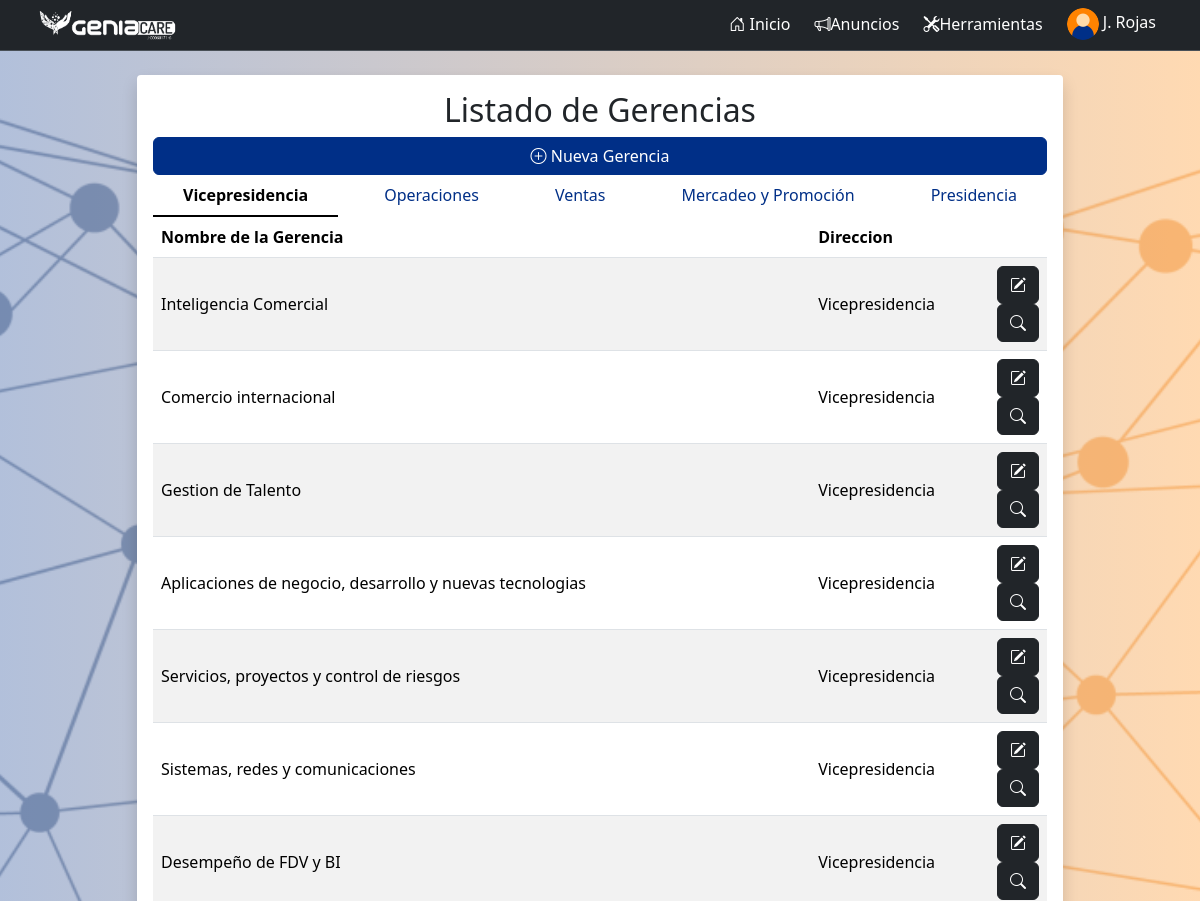
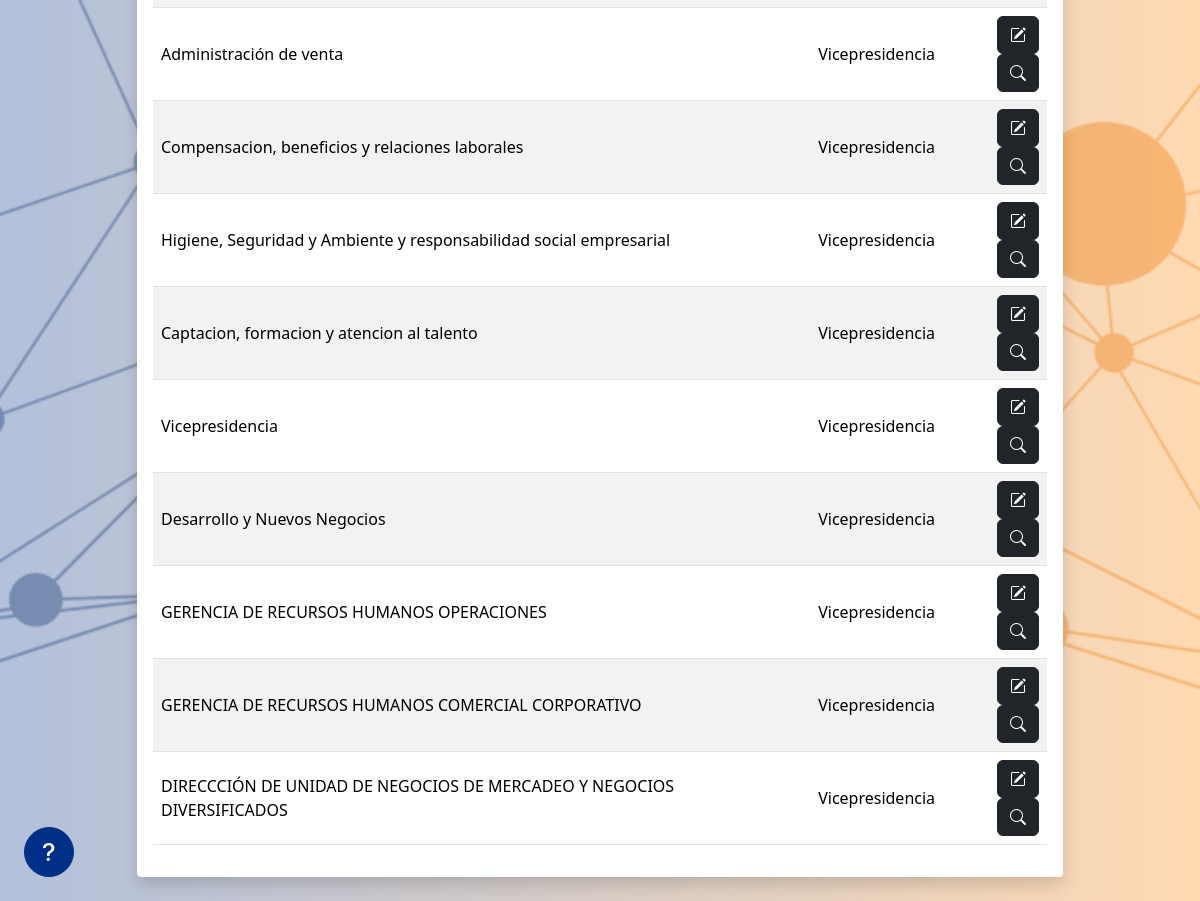
Page /gerencias/ (signed in) on the earlier database version (2 pictures, top to bottom).
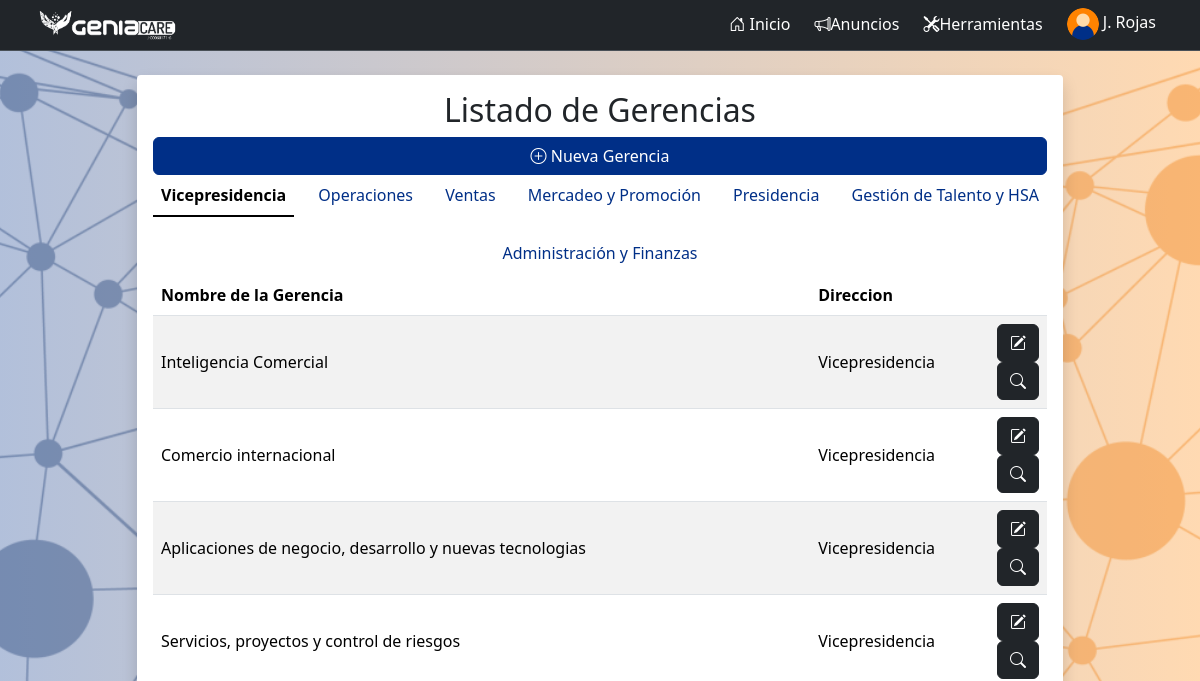
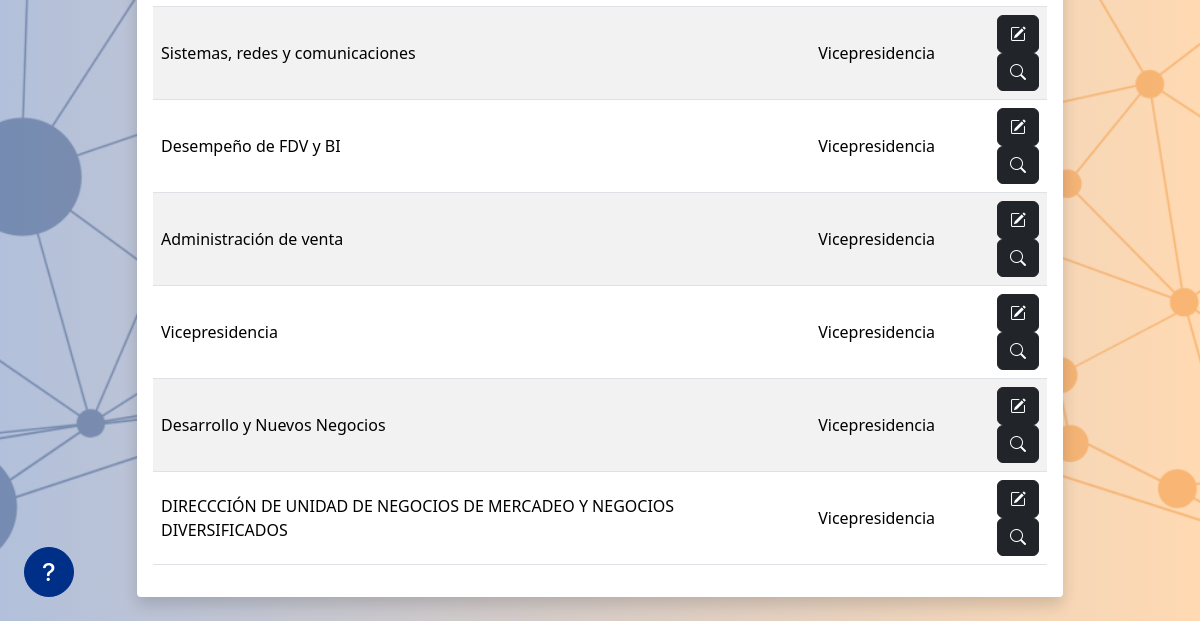
Same page on the later database version (2 pictures, top to bottom).
### performanceGC/models.py (models this page shows, shortened)
class Empleado(models.Model):
    imagen = models.ImageField(upload_to='images/', null=True, blank=True)
    nombre = models.TextField(max_length=200)
    apellido = models.TextField(max_length=200)
    cedula = models.IntegerField(default=0, unique=True)
    ficha = models.IntegerField(default=0, unique=True)
    ceco = models.CharField(max_length=15)
    fechaIngreso = models.DateField('Fecha de Ingreso', null=True, blank=True)
    fechaEgreso = models.DateField(null=True, blank=True)
    fechaNacimiento = models.DateField(null=True, blank=True)
    cargo = models.ForeignKey(Cargo, on_delete=models.CASCADE)
    usuario = models.OneToOneField(
        User, on_delete=models.CASCADE, null=True, blank=True)
    es_evaluado = models.BooleanField(default=True)
    history = HistoricalRecords()
    class Meta:
        ordering = ['ficha']
        verbose_name = 'Empleado'
        verbose_name_plural = 'Empleados'
    def __str__(self):
        return self.nombre + ' ' + self.apellido
    def get_short_name(self):
        return f'{self.nombre[0]}. {self.apellido.split()[0]}'.title()

class Direccion(models.Model):
    nombre = models.CharField(max_length=200, unique=True)
    debajo = models.ForeignKey(
        'self', on_delete=models.CASCADE, null=True, blank=True)
    history = HistoricalRecords()
    class Meta:
        ordering = ['id']
        verbose_name = 'Dirección'
        verbose_name_plural = 'Direcciones'
    def __str__(self):
        return self.nombre
    def gerencias(self):
        return self.gerencia_set.all()

class Gerencia(models.Model):
    nombreText = models.CharField(max_length=200)
    direccion = models.ForeignKey(
        Direccion, on_delete=models.SET_NULL, null=True)
    departamento = models.ForeignKey(
        Departamento, on_delete=models.SET_NULL, null=True)
    debajo = models.ForeignKey(
        'self', on_delete=models.CASCADE, null=True, blank=True)
    history = HistoricalRecords()
    class Meta:
        ordering = ['id']
        verbose_name = 'Gerencia'
        verbose_name_plural = 'Gerencias'

### performanceGC/views.py (the view)
# urls.py: path('gerencias/', views.seeGerencias, name='seeGerencias'),
@staff_member_required(login_url='account_login')
def seeGerencias(request):
    direcciones = Direccion.objects.all()
    return render(request, 'seeGerencias.html', {
        'direcciones': direcciones,
    })

### performanceGC/models.py (called while the page is built)
    def __str__(self):
        return self.nombreText

### performanceGC/templatetags/custom_tags.py (called while the page is built)
@register.filter
def get_file_url(file_field):
    try:
        return file_field.url
    except ValueError:
        return None

### performanceGC/templates/seeGerencias.html (shortened to what this page needs)
{% extends 'main.html' %}
{% load static %}
{% load custom_tags %}
{% load widget_tweaks %}
{% block content %}
<section class="row justify-content-center my-4">
    <div class="col-12 col-md-10">
      <div class="card card-body border-0 rounded-1 shadow">
        <h2 class="text-center">Listado de Gerencias</h2>
        <a href="{% url 'addGerencia' %}" class="btn btn-primary">
            <i class="bi bi-plus-circle"></i>
            Nueva Gerencia</a>
        <ul class="nav nav-underline nav-fill" id="myTab" role="tablist">
            {% for direccion in direcciones %}
                <li class="nav-item" role="presentation">
                <button class="nav-link {% if forloop.first %}active{% endif %}"
                    id="tab-{{ direccion.id }}-tab"
                    data-bs-toggle="tab"
                    data-bs-target="#tab-{{ direccion.id }}"
                    type="button"
                    role="tab"
                    aria-controls="tab-{{ direccion.id }}"
                    aria-selected="{% if forloop.first %}
                    true
                    {% else %}
                    false
                    {% endif %}">
                    {{ direccion }}
                </button>
                </li>
            {% endfor %}
        </ul>
        <div class="tab-content" id="myTabContent">
            {% for direccion in direcciones %}
                <div class="tab-pane fade {% if forloop.first %}show active{% endif %}" id="tab-{{ direccion.id }}" role="tabpanel" aria-labelledby="tab-{{ direccion.id }}-tab">
                    <table class="table table-hover table-striped datatable align-middle w-100">
                        <thead>
                            <tr>
                                <th scope="col">Nombre de la Gerencia</th>
                                <th scope="col">Direccion</th>
                                <th scope="col"></th>
                            </tr>
                        </thead>
                        <tbody>
                            {% for gerencia in direccion.gerencias %}
                                <tr>
                                    <td>{{ gerencia.nombreText }}</td>
                                    <td>{{ gerencia.direccion }}</td>
                                    <td class="text-end">
                                        <a href="{% url 'editGerencia' gerencia.id %}" class="btn btn-dark">
                                            <i class="bi bi-pencil-square"></i>
                                        </a>
                                        <a href="{% url 'gerenciadetails' gerencia.id %}" class="btn btn-dark">
                                            <i class="bi bi-search"></i>
                                        </a>
                                    </td>
                                </tr>
                            {% endfor %}
                        </tbody>
                    </table>
                </div>
            {% endfor %}
        </div>
    </div>
</section>
{% endblock %}

### performanceGC/templates/main.html (shortened to what this page needs)
{% load static %}
{% load custom_tags %}
<!DOCTYPE html>
<html lang="en" >
<head>
  <link rel="stylesheet" href="{% static 'vendor/bootstrap/bootstrap.css' %}" />
  <link rel="stylesheet" href="{% static 'vendor/bootstrap-icons/bootstrap-icons.min.css' %}" />
  <link rel="stylesheet" href="{% static 'vendor/select2/css/select2.min.css' %}" />
  <link rel="stylesheet" href="{% static 'vendor/sweetalert2/css/sweetalert2.min.css' %}" />
  <link rel="stylesheet" href="{% static 'vendor/apexcharts/apexcharts.css' %}" />
  <link rel="stylesheet" type="text/css" href="{% static 'vendor/datatables/css/dataTables.dataTables.min.css' %}" />
  <link rel="stylesheet" href="https://cdn.jsdelivr.net/npm/select2-bootstrap-5-theme@1.3.0/dist/select2-bootstrap-5-theme.min.css" />
  <link rel="stylesheet" href="{% static 'css/styles.css' %}">
</head>
<body>
{% include 'partials/navbar.html' %}
<main class="container">
  {% block content %}
  {% endblock %}
</main>
{% include 'partials/floating-action-bubble.html' %}
</body>
</html>

### performanceGC/templates/partials/navbar.html (shortened to what this page needs)
{% load static %}
{% load custom_tags %}
<nav class="navbar navbar-expand-lg bg-dark border-bottom border-bottom-dark py-0 sticky-md-top" data-bs-theme="dark">
  <div class="container-fluid mx-4">
    <a class="navbar-brand" href="{% url 'index' %}"><img src="{% static 'logo.png' %}" alt="GeniaCare" height="36" class="logo" /></a>
    {% if user.is_authenticated %}
      <div class="collapse navbar-collapse" id="navbarSupportedContent">
        <ul class="navbar-nav ms-auto mb-2 mb-lg-0 gap-2 align-items-center">
          <li class="nav-item-gc">
            <a class="nav-link {% if request.resolver_match.url_name == 'index' %}active{% endif %} fs-6" aria-current="page" href="{% url 'index' %}">
              <i class="bi bi-house-door"></i>
              Inicio
            </a>
          </li>
          <li class="nav-item-gc">
            <a class="nav-link fs-6 bi bi-megaphone {% if request.resolver_match.url_name == 'announcements' %}active{% endif %}" aria-current="page" href="{% url 'announcements' %}">Anuncios</a>
          </li>
          {% if user.is_staff %}
            <li class="nav-item-gc">
              <button class="nav-link fs-6 bi bi-tools" data-bs-toggle="offcanvas" href="#offcanvasTools" role="button" aria-controls="offcanvasTools" aria-expanded="false">Herramientas</button>
            </li>
          {% endif %}
          <li class="nav-item-gc">
            <button class="nav-link fs-6" data-bs-toggle="offcanvas" href="#offcanvasUser" role="button" aria-controls="offcanvasUser" aria-expanded="false">
              {% with default_avatar_name='default-avatar.png' %}
                {% static default_avatar_name as default_avatar_url %}
                <img src="{{ user.empleado.imagen|get_file_url|default:default_avatar_url }}" alt="Sin imagen" onerror="this.onerror=null;this.src='{{ default_avatar_url }}';" class="rounded-circle" style="width: 32px; height: 32px; image-rendering: auto; object-fit: cover;" />
              {% endwith %}
              {{ user.empleado.get_short_name }}
            </button>
          </li>
        </ul>
      </div>
    {% else %}
      <ul class="navbar-nav ms-auto">
        <li class="nav-item-gc">
          <a class="nav-link fs-6 {% if request.resolver_match.url_name == 'account_login' %}active{% endif %}" aria-current="page" href="{% url 'account_login' %}">Iniciar Sesión</a>
        </li>
      </ul>
    {% endif %}
  </div>
</nav>

### performanceGC/templates/partials/floating-action-bubble.html (shortened to what this page needs)
<div class="position-fixed bottom-0 start-0 m-4" data-bs-theme="dark" data-bs-toggle="tooltip" data-bs-placement="top" title="Menu de Ayuda">
    <div class="dropdown">
      <button class="btn btn-primary rounded-circle fs-4" type="button" id="helpButton" data-bs-toggle="dropdown" aria-expanded="false" style="width: 50px; height: 50px;">
        <i class="bi bi-question-lg"></i>
      </button>
    </div>
  </div>

Differences in the rows shown:
changed Direccion "Vicepresidencia": loses Gerencia (nombreText "Gestion de Talento", direccion "Vicepresidencia"); loses Gerencia (nombreText "Compensacion, beneficios y relaciones laborales", direccion "Vicepresidencia"); loses Gerencia (nombreText "Higiene, Seguridad y Ambiente y responsabilidad social empresarial", direccion "Vicepresidencia"); loses Gerencia (nombreText "Captacion, formacion y atencion al talento", direccion "Vicepresidencia"); loses Gerencia (nombreText "GERENCIA DE RECURSOS HUMANOS OPERACIONES", direccion "Vicepresidencia"); loses Gerencia (nombreText "GERENCIA DE RECURSOS HUMANOS COMERCIAL CORPORATIVO", direccion "Vicepresidencia")
added Direccion: nombre "Gestión de Talento y HSA", shown under "Listado de Gerencias"
added Direccion: nombre "Administración y Finanzas", shown under "Listado de Gerencias"
